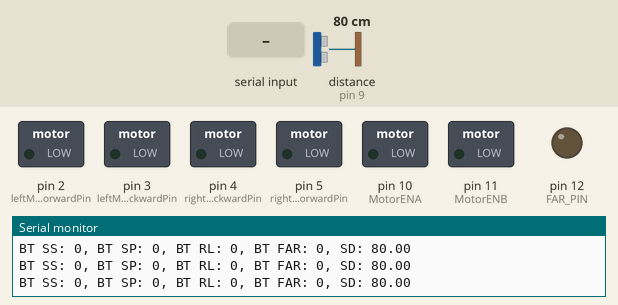
The sketch below on a simulated Arduino Uno, built with avr-gcc and run on an emulated ATmega328P. On the bench: switched loads named in the sketch (green lamp = pin HIGH), output pins drawn as LEDs (lit = HIGH), the last lines printed to the serial monitor. The test bench sets the inputs (shaded band); at power-on: distance to the obstacle (sensor on pin 9) 80 cm. The echo pulse lasts 58.3 µs per cm.

Above: at 1.5 s.
1.6 s: "1" received over Serial
At 2.2 s:
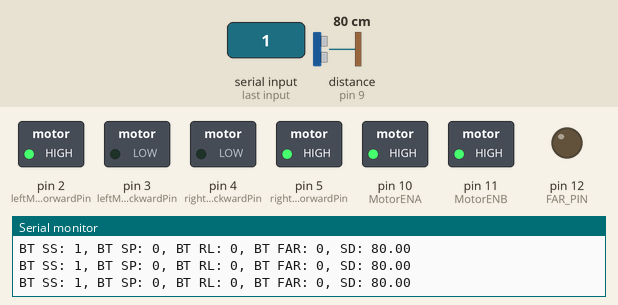
3.2 s: distance to the obstacle (sensor on pin 9) set to 32 cm
4.7 s: distance to the obstacle (sensor on pin 9) set to 26 cm
At 5.28 s:
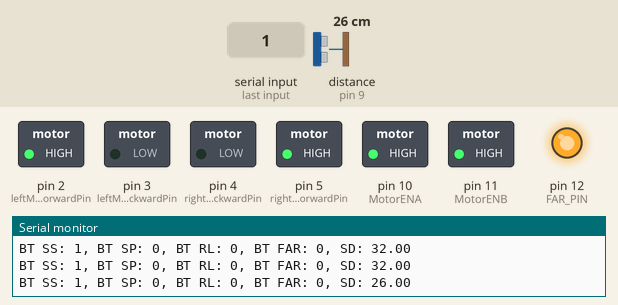
7.7 s: "S" received over Serial
At 8.79 s:
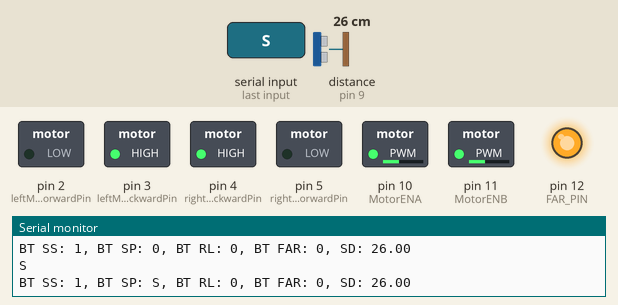
10.7 s: "W" received over Serial
At 11.79 s:
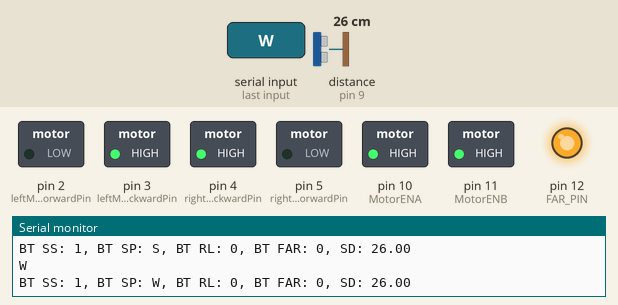
13.7 s: "Q" received over Serial
At 14.8 s:
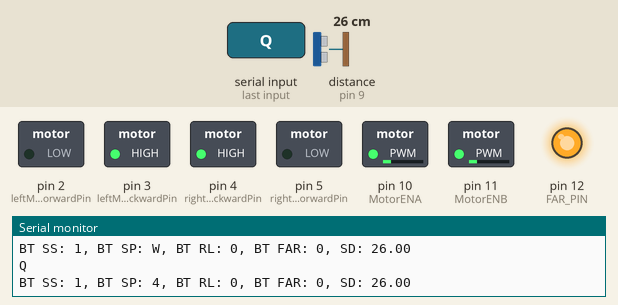
Timing chart, 0 to 17.7 s (numbered marks = the images above; inputs shaded):
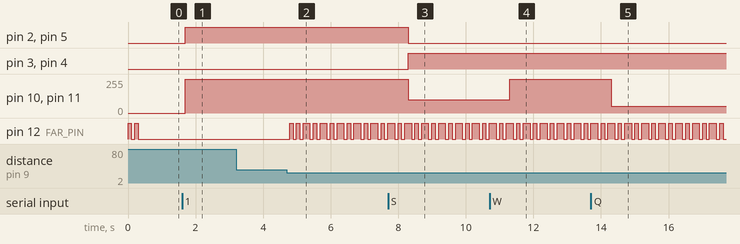

Measured:
- the behaviour switches between 30 and 29 cm on distance to the obstacle (sensor on pin 9) (found by bisection; images 1 and 2)
- after the input at 1.6 s, pin 2 (leftMotorForwardPin), pin 5 (rightMotorForwardPin): LOW → HIGH after 0.10 s; pin 10 (MotorENA), pin 11 (MotorENB): 0/255 → 255/255 after 0.10 s
- after the input at 4.7 s, pin 12 (FAR_PIN): LOW → HIGH after 0.08 s, then repeats every 0.50 s: LOW 0.10 s, HIGH 0.10 s, LOW 0.10 s, HIGH 0.20 s
- after the input at 7.7 s, pin 2 (leftMotorForwardPin), pin 5 (rightMotorForwardPin): HIGH → LOW after 0.59 s; pin 3 (leftMotorBackwardPin), pin 4 (rightMotorBackwardPin): LOW → HIGH after 0.59 s; pin 10 (MotorENA), pin 11 (MotorENB): 255/255 → 100/255 after 0.59 s
- after the input at 10.7 s, pin 10 (MotorENA), pin 11 (MotorENB): 100/255 → 255/255 after 0.60 s
- after the input at 13.7 s, pin 10 (MotorENA), pin 11 (MotorENB): 255/255 → 50/255 after 0.61 s

The sketch:

bt-uzaktan-kumandal_-arac.ino
```cpp
#include <HCSR04.h>

// Hız Tanımlamaları
int MAX_MOTOR_POWER = 255;
int SLOW_MOTOR_POWER = 50;
int BACK_MOTOR_POWER = 100;

int L_MOTOR_POWER = 180;
int M_MOTOR_POWER = 50;

int MIN_MOTOR_POWER = 10;


// Motor pinler
const byte MotorENA = 10;
const byte leftMotorForwardPin = 2;
const byte leftMotorBackwardPin = 3;

const byte MotorENB = 11;
const byte rightMotorForwardPin = 5;
const byte rightMotorBackwardPin = 4;


// Bluetooth değerleri için değişken
char btValue_StSp = '0';

char btValue_UD = '0';
char btValue_RL = '0';

char btValue_Lgt = '0';


//FAR PIN
const byte FAR_PIN = 12;


// HC-SR04 sensör pinleri
const byte trigPin2 = 8;
const byte echoPin2 = 9;

//Sensor Tanımlama
UltraSonicDistanceSensor sensor2(trigPin2, echoPin2);

void setup() {
  Serial.begin(9600);

  // Değer göndereceğimiz pinleri çıkış pinleri yapıyoruz
  pinMode(MotorENA, OUTPUT);
  pinMode(leftMotorForwardPin, OUTPUT);
  pinMode(leftMotorBackwardPin, OUTPUT);

  pinMode(MotorENB, OUTPUT);
  pinMode(rightMotorForwardPin, OUTPUT);
  pinMode(rightMotorBackwardPin, OUTPUT);

  pinMode(FAR_PIN, OUTPUT);
  opCl();
}

void loop() {

  float distanceSensorOrta = sensor2.measureDistanceCm();

  // HC05 Bluetooth Modülü ile seri haberleşme
  if (Serial.available() > 0) {
    char receivedChar = Serial.read();
    Serial.println(receivedChar);

    if (receivedChar == '1') {  //START
      btValue_StSp = '1';
    } else if (receivedChar == '0') {  //STOP
      btValue_StSp = '0';
    }
    //ILERI
    if (receivedChar == 'W') {
      btValue_UD = 'W';
    } else if (receivedChar == 'Q') {
      btValue_UD = '4';
    }
    //GERI
    if (receivedChar == 'S') {
      btValue_UD = 'S';
    } else if (receivedChar == 'X') {
      btValue_UD = '3';
    }
    //SAĞ
    if (receivedChar == 'O') {
      btValue_RL = 'O';
    } else if (receivedChar == 'P') {
      btValue_RL = '0';
    }
    //SOL
    if (receivedChar == 'K') {
      btValue_RL = 'K';
    } else if (receivedChar == 'L') {
      btValue_RL = '0';
    }
    //Far
    if (receivedChar == 'T') {  // FAR AÇ
      btValue_Lgt = 'T';
    } else if (receivedChar == 'C') {  // FAR KAPAT
      btValue_Lgt = 'C';
    }
  }

  Serial.print("BT SS: ");
  Serial.print(btValue_StSp);
  Serial.print(", BT SP: ");
  Serial.print(btValue_UD);
  Serial.print(", BT RL: ");
  Serial.print(btValue_RL);
  Serial.print(", BT FAR: ");
  Serial.print(btValue_Lgt);
  Serial.print(", SD: ");
  Serial.println(distanceSensorOrta);


  if (btValue_StSp == '1') {
    selectorCtrl(distanceSensorOrta);

    if (btValue_UD == '0') {
      startMotors();
    } else if (btValue_UD == 'W') {
      maxSpeed();
      selectorCtrl(distanceSensorOrta);
    } else if (btValue_UD == '4') {
      slowSpeed();
      selectorCtrl(distanceSensorOrta);
    } else if (btValue_UD == 'S') {
      goBack();
      backSpeed();
      selectorCtrl(distanceSensorOrta);
    } else if (btValue_UD == '3') {
      startMotors();
      slowSpeed();
      selectorCtrl(distanceSensorOrta);
    } else {
      slowSpeed();
    }

    if (btValue_RL == 'O') {
      slowDown(MotorENB, MotorENA);
      selectorCtrl(distanceSensorOrta);
    } else if (btValue_RL == 'K') {
      slowDown(MotorENA, MotorENB);
      selectorCtrl(distanceSensorOrta);
    }

    if (btValue_Lgt == 'T') {
      digitalWrite(FAR_PIN, HIGH);
      selectorCtrl(distanceSensorOrta);
    } else {
      digitalWrite(FAR_PIN, LOW);
      selectorCtrl(distanceSensorOrta);
    }

  } else if (btValue_StSp == '0') {
    stopMotor();
    digitalWrite(FAR_PIN, LOW);
  }
}

// Motorların ileri gitmeleri için güç verme kodu
void startMotors() {
  digitalWrite(MotorENA, SLOW_MOTOR_POWER);
  digitalWrite(leftMotorForwardPin, HIGH);
  digitalWrite(leftMotorBackwardPin, LOW);

  digitalWrite(MotorENB, SLOW_MOTOR_POWER);
  digitalWrite(rightMotorForwardPin, HIGH);
  digitalWrite(rightMotorBackwardPin, LOW);
}

// Motorların gücünü ayarlıyoruz
void maxSpeed() {
  analogWrite(MotorENA, MAX_MOTOR_POWER);
  analogWrite(MotorENB, MAX_MOTOR_POWER);
}

// Motorların yavaşlamasını sağlamak için
void slowSpeed() {
  analogWrite(MotorENA, SLOW_MOTOR_POWER);
  analogWrite(MotorENB, SLOW_MOTOR_POWER);
}

void backSpeed() {
  analogWrite(MotorENA, BACK_MOTOR_POWER);
  analogWrite(MotorENB, BACK_MOTOR_POWER);
}

// Sağ/Sol dönüşler için
void slowDown(byte primaryMotor, byte secondaryMotor) {
  analogWrite(primaryMotor, M_MOTOR_POWER);    //Duran motor
  analogWrite(secondaryMotor, L_MOTOR_POWER);  //Çalışan Motor
  delay(10);
}

// Olası bir sıkışmada aracın geri gitmesini sağlamak için
void goBack() {
  digitalWrite(leftMotorForwardPin, LOW);
  digitalWrite(leftMotorBackwardPin, HIGH);

  digitalWrite(rightMotorForwardPin, LOW);
  digitalWrite(rightMotorBackwardPin, HIGH);
}

// Motorları durdurmak için
void stopMotor() {
  analogWrite(MotorENA, 0);
  analogWrite(MotorENB, 0);

  digitalWrite(leftMotorForwardPin, LOW);
  digitalWrite(leftMotorBackwardPin, LOW);

  digitalWrite(rightMotorForwardPin, LOW);
  digitalWrite(rightMotorBackwardPin, LOW);
}


//Acilis Far
void opCl() {
  digitalWrite(FAR_PIN, HIGH);
  delay(100);
  digitalWrite(FAR_PIN, LOW);
  delay(100);
  digitalWrite(FAR_PIN, HIGH);
  delay(100);
  digitalWrite(FAR_PIN, LOW);
}

void FarSelector() {
  digitalWrite(FAR_PIN, LOW);
  digitalWrite(FAR_PIN, HIGH);
  delay(100);
  digitalWrite(FAR_PIN, LOW);
  delay(100);
  digitalWrite(FAR_PIN, HIGH);
  delay(100);
  digitalWrite(FAR_PIN, LOW);
  delay(100);
  digitalWrite(FAR_PIN, HIGH);
  delay(100);
  digitalWrite(FAR_PIN, LOW);
}

void selectorCtrl(int distanceSensorOrta) {
  if (distanceSensorOrta < 30 && distanceSensorOrta != -1) {
    FarSelector();
  }
}
```
